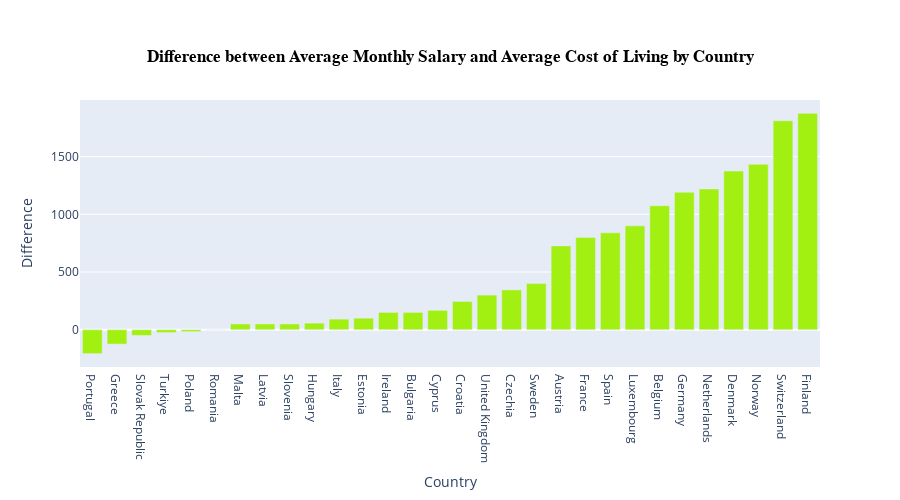

Source (notebook cell):
### Code cell
savings_per_country_sorted = savings_per_country.sort_values(by='Average Savings')
fig = go.Figure()
fig.add_trace(go.Bar(x = savings_per_country_sorted['Country'], y = savings_per_country_sorted['Average Savings'], 
                     marker=dict(color="#A2F011")))
fig.update_layout(xaxis_title = 'Country', yaxis_title = 'Difference', width=900, height=500)
fig.update_layout(title = dict(text="<b>Difference between Average Monthly Salary and Average Cost of Living by Country</b>",  
                               font=dict(family='Arial', size=17, color='#000000'),
                               xanchor = 'center', x = 0.5, yanchor='top', y=0.9))
fig.show()

### Figure 1 — Plotly figure (JSON) as saved in the notebook; plotly's stock layout.template omitted (floating-point values rounded to 4 significant figures)
{"data": [{"marker": {"color": "#A2F011"}, "type": "bar", "x": ["Portugal", "Greece", "Slovak Republic", "Turkiye", "Poland", "Romania", "Malta", "Latvia", "Slovenia", "Hungary", "Italy", "Estonia", "Ireland", "Bulgaria", "Cyprus", "Croatia", "United Kingdom", "Czechia", "Sweden", "Austria", "France", "Spain", "Luxembourg", "Belgium", "Germany", "Netherlands", "Denmark", "Norway", "Switzerland", "Finland"], "y": [-207.5, -125.0, -50.0, -25.0, -16.67, 0.0, 50.0, 50.0, 50.0, 57.0, 91.83, 100.0, 150.0, 150.0, 168.0, 245.0, 300.0, 345.0, 400.0, 726.5, 800.0, 839.2, 900.0, 1074.0, 1191.0, 1220.0, 1375.0, 1433.0, 1811.0, 1875.0]}], "layout": {"height": 500, "title": {"font": {"color": "#000000", "family": "Arial", "size": 17}, "text": "<b>Difference between Average Monthly Salary and Average Cost of Living by Country</b>", "x": 0.5, "xanchor": "center", "y": 0.9, "yanchor": "top"}, "width": 900, "xaxis": {"title": {"text": "Country"}}, "yaxis": {"title": {"text": "Difference"}}}}
